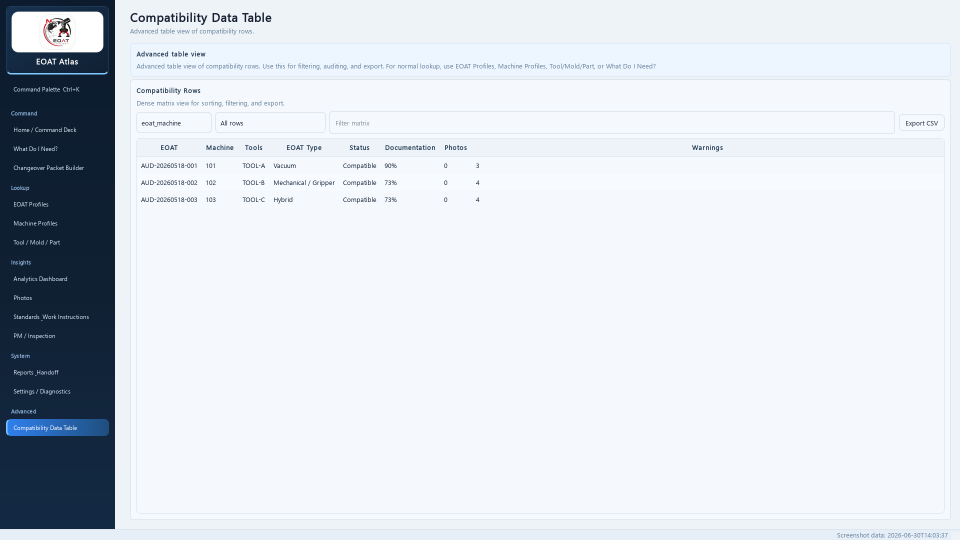
#> input picture EOAT_Atlas_pages/07_compatibility_data_table.png, 1920 x 1080 px (shown at 1/2 size)
$ python -i crop_reference_icons.py   (imports and definitions only)   (older library calls are emulated)
#> lines starting #> are read from the running program, lines starting #| are printed output that depends on the picture
#> further down, picture is the input picture: PIL image 1920x1080 RGB; mean R, G, B 217.2, 222.8, 229.5
"""Crop ENGEL HMI reference icons from collected source screenshots.

The output is reference-only and must not be used as final app art.
"""

from __future__ import annotations

import argparse
import json
from dataclasses import asdict, dataclass
from datetime import datetime, timezone
from pathlib import Path

try:
    from PIL import Image, ImageChops, ImageDraw, ImageFont, ImageOps
except ImportError as exc:  # pragma: no cover
    raise SystemExit("Pillow is required. Install with: python -m pip install Pillow") from exc


ROOT = Path(__file__).resolve().parents[1]
REF_ROOT = ROOT / "assets" / "icon_reference_engel"
RAW_SOURCE = REF_ROOT / "source_images" / "raw"
PROCESSED_SOURCE = REF_ROOT / "source_images" / "processed"
RAW_CROPS = REF_ROOT / "cropped_icons" / "raw_crops"
NORMALIZED = REF_ROOT / "cropped_icons" / "normalized"
CONTACTS = REF_ROOT / "contact_sheets"
METADATA = REF_ROOT / "metadata"
NOTES = REF_ROOT / "notes"
CROP_BOXES = METADATA / "crop_boxes.json"
CROPPED_META = METADATA / "cropped_icons.json"
WATERMARK = "REFERENCE ONLY - DO NOT USE AS FINAL APP ASSETS"


@dataclass
class CropMeta:
    crop_filename: str
    normalized_128_filename: str
    normalized_256_filename: str
    source_image_filename: str
    crop_box: list[int]
    visible_label: str
    guessed_meaning: str
    confidence: str
    notes: str
    created_at: str


def make_dirs() -> None:
    for folder in (RAW_CROPS, NORMALIZED / "128", NORMALIZED / "256", CONTACTS, METADATA, NOTES):
        folder.mkdir(parents=True, exist_ok=True)


# [39 lines left out: functions load_font, write_template, source_path, not called in this run]


def trim_transparent_or_flat_bg(image: Image.Image) -> Image.Image:
    rgba = image.convert("RGBA")
    alpha_bbox = rgba.getchannel("A").getbbox()
#> alpha_bbox = (0, 0, 1920, 1080)
    if alpha_bbox:
        rgba = rgba.crop(alpha_bbox)
    bg = Image.new("RGBA", rgba.size, rgba.getpixel((0, 0)))
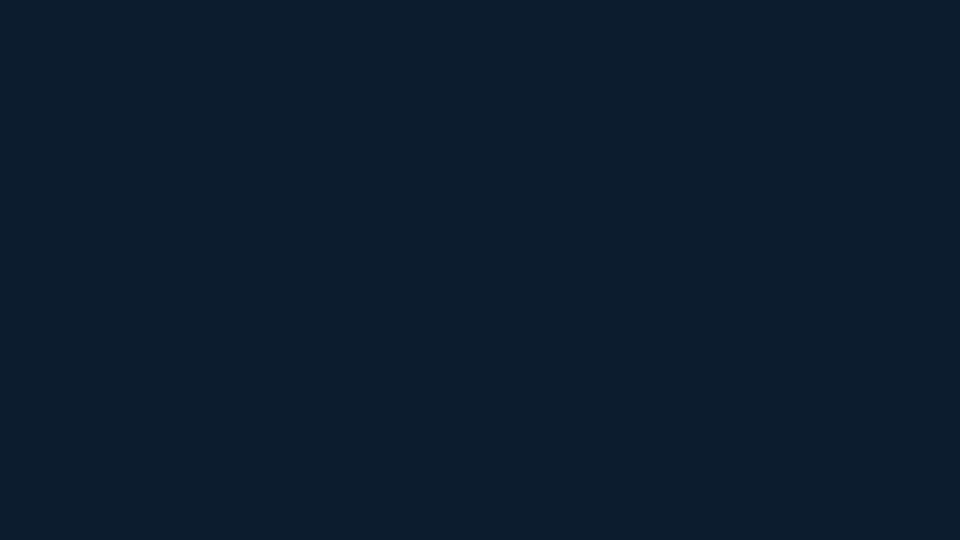
#> bg: PIL image 1920x1080 RGBA (shown at 1/2 size); mean R, G, B, A 12, 28, 46, 255
    diff = ImageChops.difference(rgba, bg)
    bbox = diff.getbbox()
#> bbox = None
    if bbox:
        return rgba.crop(bbox)
    return rgba


# [71 lines left out: functions normalize_crop, crop_icons, make_thumb, not called in this run]


def draw_watermark(draw: ImageDraw.ImageDraw, width: int, height: int) -> None:
    draw.text((24, 50), WATERMARK, font=load_font(13, True), fill=(190, 50, 50, 255))


# [149 lines left out: functions write_crop_contact_sheet, write_normalized_contact_sheet, write_reference_notes, write_visual_style_observations, coordinate_picker, main, not called in this run]


# [2 lines not run here, left out]

>>> from PIL import Image
>>> picture = Image.open('../EOAT_Atlas_pages/07_compatibility_data_table.png')
>>> result = trim_transparent_or_flat_bg(picture)
